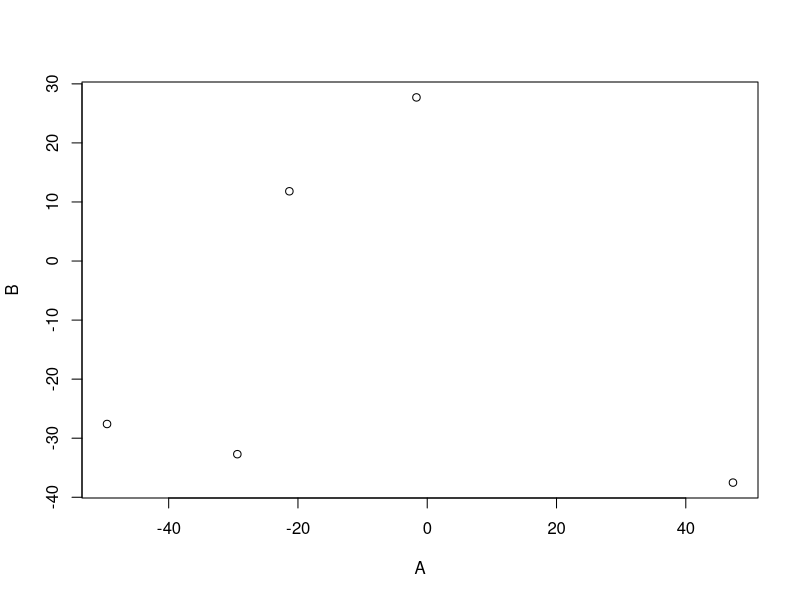

Source code (R): (Note: this script raises an error after producing the figure.)
A <- runif(n = 5, min = -50, max = 50)
B <- runif(n = 5, min = -50, max = 50)
C <- runif(n = 5, min = -50, max = 50)
x <- cbind(A,B,C)

plot(x)





employee <- c('Peter','Alan','Sam','Rob','Timmy')
age <-c(17,64,23,43,65)
gender <- c('M','M','F','M','M')
role <- c('Support','Manager','Admin','Manager','Front of house')
lengthofservice <- c(3,2,5,2,7)
employee_data <- data.frame(employee, age, gender, role,lengthofservice)
print(employee_data)



install.packages('ggplot2')

library(ggplot2)
one <- 1:20
two <- x^2

Graph_data <- data.frame(one,two)
print(Graph_data)
ggplot(data = Graph_data,mapping = aes(x=one, y=two))

Subject<- c('biology','math','english','art','IT')
Score <-c(17,64,23,43,65)
barchart_data = data.frame(Subject,Score)
ggplot(data = barchart_data,mapping = aes(x=Subject,y=Score))+geom_histogram()
qplot(barchart_data$score, geom="histogram") 
         